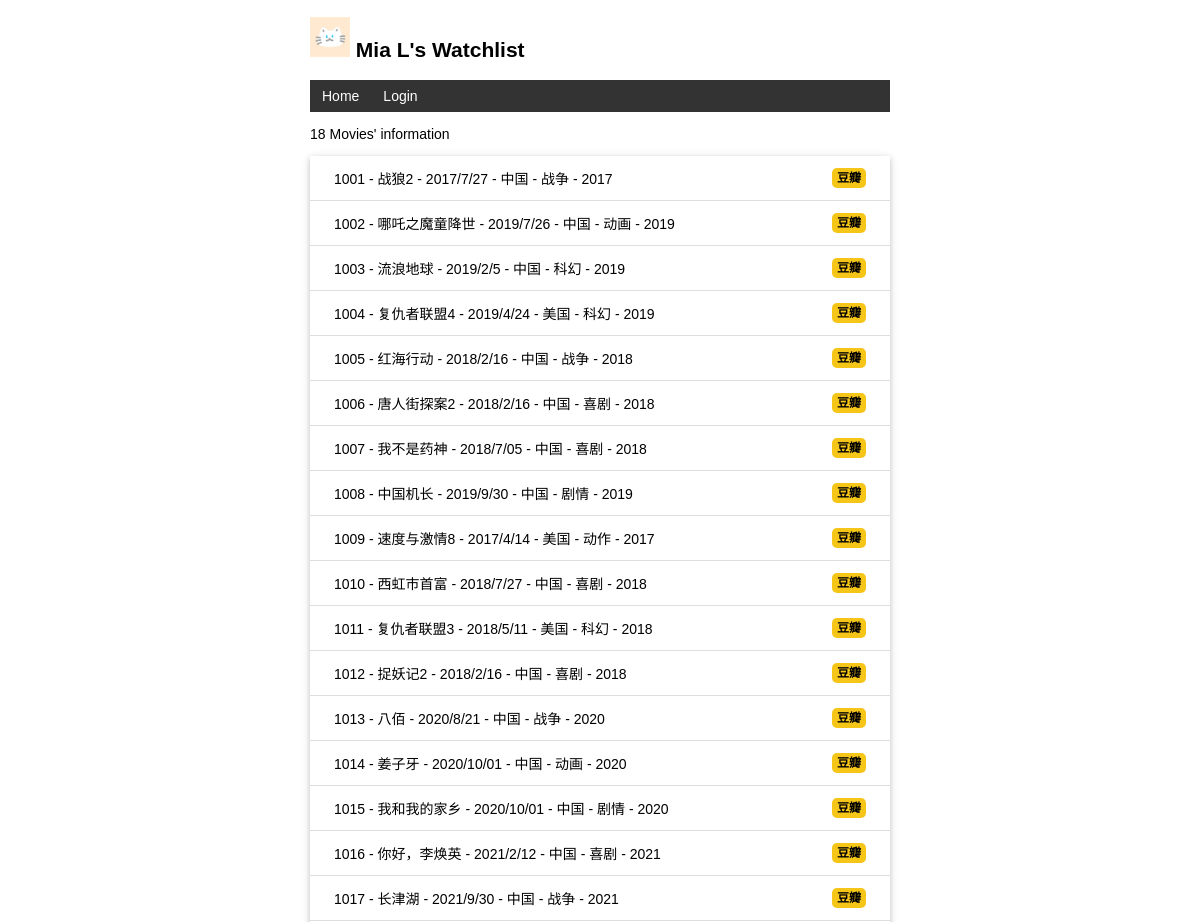
Before: / (upper part) with the older database file.
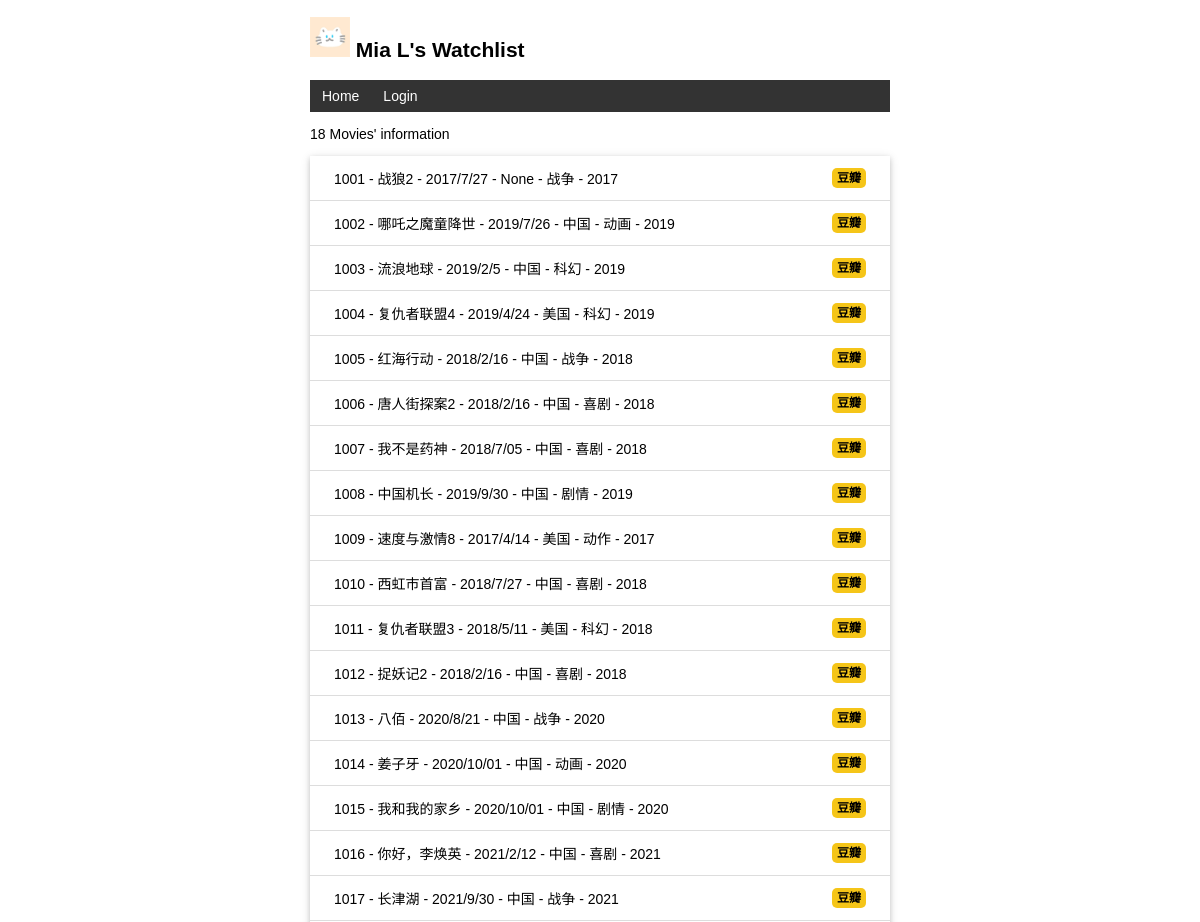
After: the same page with the newer database file.
### app.py (models this page shows, shortened)
class User(db.Model,UserMixin):
    id=db.Column(db.Integer,primary_key=True)
    name=db.Column(db.String(20))
    username=db.Column(db.String(20))
    passsword_hash=db.Column(db.String(128))

class Movie_info(db.Model):
    movie_id=db.Column(db.String(4),primary_key=True)
    movie_name=db.Column(db.String(60))
    release_date=db.Column(db.String(12))
    movie_country=db.Column(db.String(10))
    type=db.Column(db.String(10))
    year=db.Column(db.String(10))

### app.py (the view, shortened to what this page needs)
@app.route('/',methods=['GET','POST'])
def index():
    user=User.query.first()
    movies_information=Movie_info.query.all()
    actors=Actor_info.query.all()
    box=Movie_box.query.all()
    relation=Relation.query.all()
    return render_template('index.html',user=user,movies_information=movies_information,actors=actors,box=box,relation=relation)

### app.py (called while the page is built)
@app.context_processor
def inject_user():
    user=User.query.first()
    return dict(user=user)

### templates/index.html (shortened to what this page needs)
{% extends 'base.html' %}
{% block content %}
<p>{{ movies_information|length }} Movies' information</p>
<ul class="movies_information-list">
    {% for movieinfo in movies_information %}
    <li>{{ movieinfo.movie_id }} - {{ movieinfo.movie_name }} - {{ movieinfo.release_date }} - {{ movieinfo.movie_country }} - {{ movieinfo.type }} - {{ movieinfo.year }}
        <span class="float-right">
           <a class="豆瓣"href="https://movie.douban.com/subject_search?search_text={{movieinfo.movie_name}}"target="_blank"title="在豆瓣上查看更多信息">豆瓣</a>
        </span>
    </li>
    {% endfor %}
</ul>
{% endblock %}

### templates/base.html (shortened to what this page needs)
<!DOCTYPE html>
<html lang="en">
<head>
    {% block head %}
    <link rel="stylesheet" href="{{ url_for('static',filename='style.css') }}"type="text/css">
    {% endblock %}
</head>
<body>
    <h2>
        <img alt="Avatar"class="avatar"src="{{ url_for('static',filename='images/avatar.png') }}">
        {{ user.name }}'s Watchlist
    </h2>
    <nav>
        <ul>
            <li><a href="{{ url_for('index') }}">Home</a></li>
            {% if current_user.is_authenticated %}
            <li><a href="{{ url_for('settings') }}">Settings</a></li>
            <li><a href="{{ url_for('logout') }}">Logout</a></li>
            {% else %}
            <li><a href="{{ url_for('login') }}">Login</a></li>
            {% endif %}
        </ul>
    </nav>
    {% block content %}{% endblock %}
</body>
</html>

### static/style.css (style rules this page uses)
body { margin:auto; max-width:580px; font-size:14px; font-family:Helvetica,Arial,sans-serif; }
.avatar { width:40px; }
.movies_information-list { list-style-type: none; padding: 0; margin-bottom: 10px; box-shadow: 0 2px 5px 0 rgba(0,0,0,0.16),0 2px 10px 0 rgba(0,0,0,0.12); }
.movies_information-list li { padding: 12px 24px; border-bottom: 1px solid #ddd; }
nav ul { list-style-type:none; margin:0; padding:0; overflow:hidden; background-color:#333; }
nav li { float:left; }
nav li a { display:block; color:white; text-align:center; padding:8px 12px; text-decoration:none; }
.float-right { float:right; }
.豆瓣 { font-size:12px; font-weight:bold; color:black; text-decoration:none; background: #f5c518; border-radius:5px; padding:3px 5px; }

Changed rows visible on the page:
changed Movie_info "战狼2": movie_country "中国" → "None"
